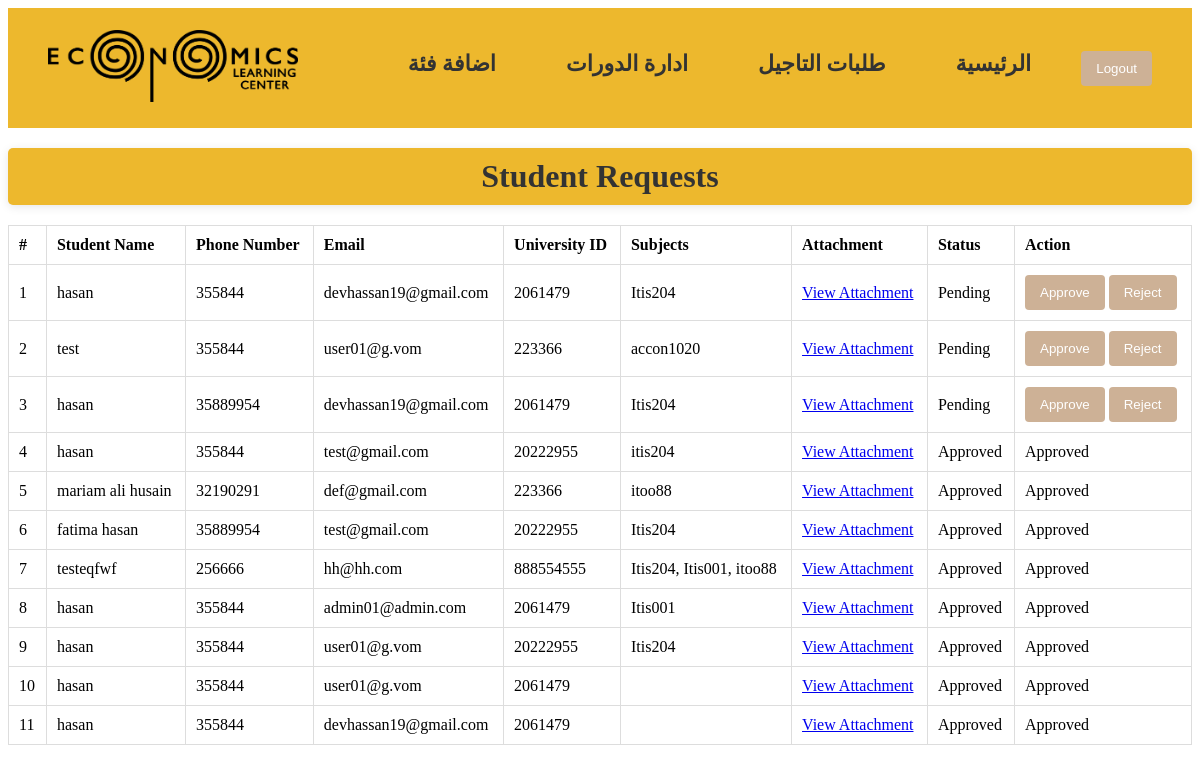
/admin-page/ (signed in), run on an earlier commit of the app's database.
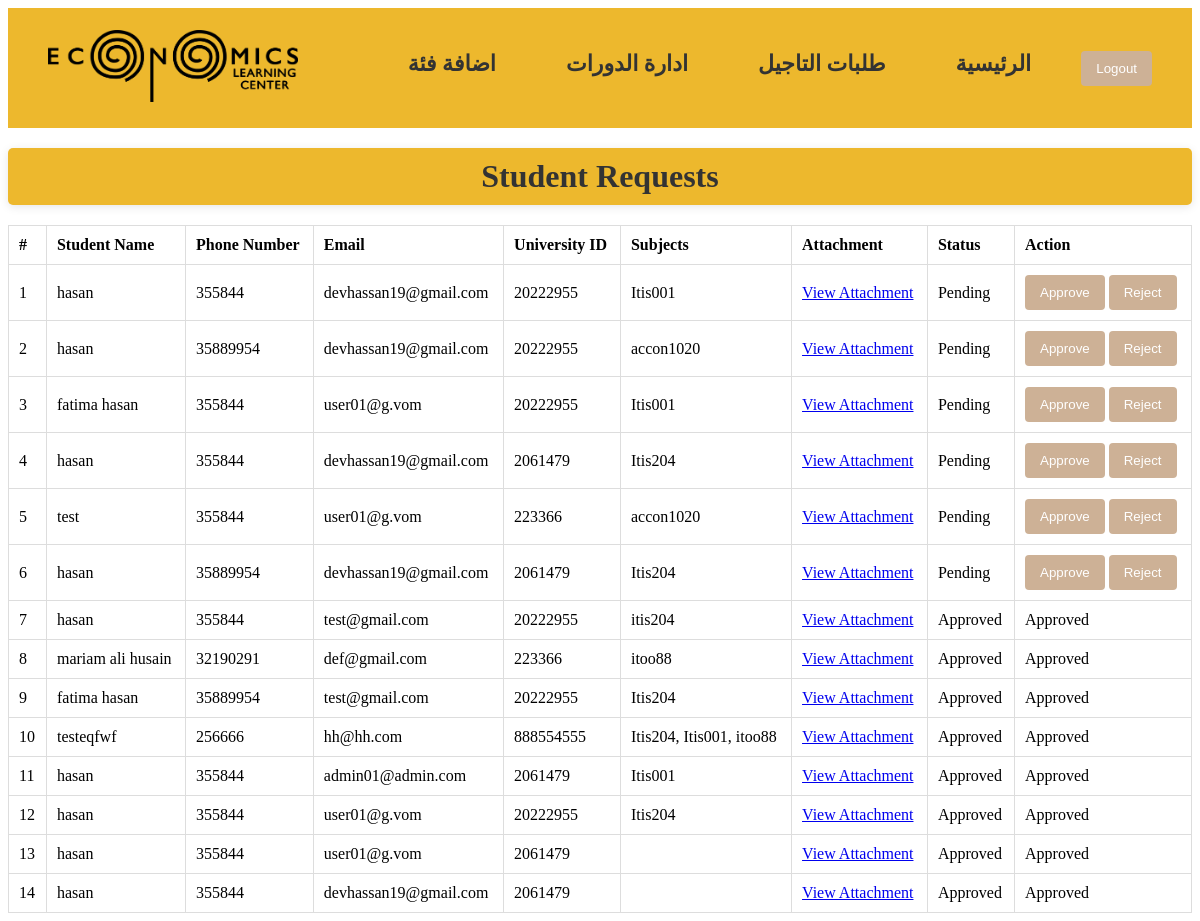
And on a later commit of the database.
### main_app/models.py (models this page shows, shortened)
class StudentRequest(models.Model):
    student_name = models.CharField(max_length=255)
    phone_number = models.CharField(max_length=15, null=True)
    email = models.EmailField(max_length=255, null=True)
    univ_id = models.CharField(max_length=20, null=True)
    subject = models.ManyToManyField(Subject)
    attachment = models.FileField(upload_to='attachments/', blank=True, null=True)
    status = models.CharField(max_length=10, default='Pending')
    created_at = models.DateTimeField(auto_now_add=True)
    first_payment = models.BooleanField(default=False)
    second_payment = models.BooleanField(default=False)

class Subject(models.Model):
    name = models.CharField(max_length=100)
    price = models.DecimalField(max_digits=10, decimal_places=2)
    image = models.ImageField(upload_to='subject_images/')
    description = models.TextField(blank=True, null=True)
    created_at = models.DateTimeField(default=timezone.now)
    updated_at = models.DateTimeField(auto_now=True)
    advance_payment = models.DecimalField(max_digits=10, decimal_places=2, default=0.00)
    category = models.ForeignKey(Category, on_delete=models.SET_NULL, null=True, blank=True)  # Link to Category

### main_app/views.py (the view, shortened to what this page needs)
# urls.py: path('admin-page/', views.admin_page, name='admin_page'),
@login_required
@user_passes_test(lambda u: u.is_superuser)
def admin_page(request):
    requests = StudentRequest.objects.all().order_by('-created_at')
    return render(request, 'accounts/admin_page.html', {'requests': requests})

### main_app/templates/accounts/admin_page.html (shortened to what this page needs)
{% load static %}
<!DOCTYPE html>
<html>
<head>
  <link rel="stylesheet" href="{% static 'styles/admin.css' %}">
</head>
<body>
  <header>
    <nav>
      <a href="{% url 'admin_page' %}">
        <img src="{% static 'images/logo-horizantal.png' %}" alt="Elc logo" />
    </a>
      <ul>
        <li><a href="{% url 'add_category' %}">اضافة فئة</a></li>
        <li><a href="{% url 'add_subject' %}">ادارة الدورات</a></li>
        <li><a href="{% url 'accept_admin' %}">طلبات التاجيل</a></li>
        <li><a href="{% url 'admin_page' %}">الرئيسية</a></li>
        <li>
          <form action="{% url 'logout' %}" method="POST">
            <button type="submit">Logout</button>
          </form>
        </li>
      </ul>
    </nav>
  </header>
<h2>Student Requests</h2>
<table>
  <thead>
    <tr>
      <th>#</th>
      <th>Student Name</th>
      <th>Phone Number</th>
      <th>Email</th>
      <th>University ID</th>
      <th>Subjects</th>
      <th>Attachment</th>
      <th>Status</th>
      <th>Action</th>
    </tr>
  </thead>
  <tbody>
    {% for request in requests %}
    <tr>
      <td>{{ forloop.counter }}</td>
      <td>{{ request.student_name }}</td>
      <td>{{ request.phone_number }}</td>
      <td>{{ request.email }}</td>
      <td>{{ request.univ_id }}</td>
      <td>
        {% for subject in request.subject.all %}
          {{ subject.name }}{% if not forloop.last %}, {% endif %}
        {% endfor %}
      </td>
      <td>
        {% if request.attachment %}
          <a href="{{ request.attachment.url }}" target="_blank">View Attachment</a>
        {% else %}
          No Attachment
        {% endif %}
      </td>
      <td>{{ request.status }}</td>
      <td>
        {% if request.status == 'Pending' %}
        <form method="POST" style="display:inline;">
          <button type="submit" name="action" value="approve">Approve</button>
        </form>
        <form method="POST" style="display:inline;">
          <button type="submit" name="action" value="reject">Reject</button>
        </form>
        {% else %}
        {{ request.status }}
        {% endif %}
      </td>
    </tr>
    {% empty %}
    <tr><td colspan="9">No requests found</td></tr>
    {% endfor %}
  </tbody>
</table>
</body>
</html>

What changed in the data, as far as the page shows it:
added StudentRequest: student_name "hasan", phone_number "355844", email "devhassan19@gmail.com", univ_id "20222955", status "Pending", Subject (name "Itis001")
added StudentRequest: student_name "hasan", phone_number "35889954", email "devhassan19@gmail.com", univ_id "20222955", status "Pending", Subject (name "accon1020")
added StudentRequest: student_name "fatima hasan", phone_number "355844", email "user01@g.vom", univ_id "20222955", status "Pending", Subject (name "Itis001")
